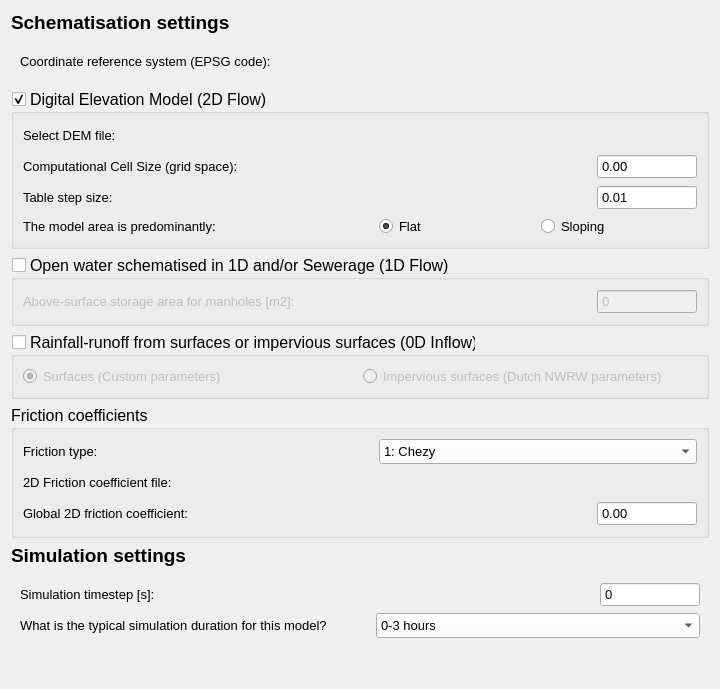
<?xml version="1.0" encoding="UTF-8"?>
<ui version="4.0">
 <class>Form</class>
 <widget class="QWidget" name="Form">
  <property name="geometry">
   <rect>
    <x>0</x>
    <y>0</y>
    <width>720</width>
    <height>689</height>
   </rect>
  </property>
  <property name="minimumSize">
   <size>
    <width>720</width>
    <height>0</height>
   </size>
  </property>
  <property name="palette">
   <palette>
    <active>
     <colorrole role="Button">
      <brush brushstyle="SolidPattern">
       <color alpha="255">
        <red>255</red>
        <green>255</green>
        <blue>255</blue>
       </color>
      </brush>
     </colorrole>
    </active>
    <inactive>
     <colorrole role="Button">
      <brush brushstyle="SolidPattern">
       <color alpha="255">
        <red>255</red>
        <green>255</green>
        <blue>255</blue>
       </color>
      </brush>
     </colorrole>
    </inactive>
    <disabled>
     <colorrole role="Button">
      <brush brushstyle="SolidPattern">
       <color alpha="255">
        <red>255</red>
        <green>255</green>
        <blue>255</blue>
       </color>
      </brush>
     </colorrole>
    </disabled>
   </palette>
  </property>
  <property name="font">
   <font>
    <family>Segoe UI</family>
   </font>
  </property>
  <property name="windowTitle">
   <string>Form</string>
  </property>
  <layout class="QGridLayout" name="gridLayout">
   <item row="0" column="0" colspan="4">
    <layout class="QVBoxLayout" name="svg_lout">
     <property name="bottomMargin">
      <number>0</number>
     </property>
    </layout>
   </item>
   <item row="1" column="0">
    <widget class="QLabel" name="label_6">
     <property name="font">
      <font>
       <pointsize>14</pointsize>
       <weight>75</weight>
       <bold>true</bold>
      </font>
     </property>
     <property name="text">
      <string>Schematisation settings</string>
     </property>
    </widget>
   </item>
   <item row="10" column="0">
    <widget class="QLabel" name="label_12">
     <property name="font">
      <font>
       <pointsize>14</pointsize>
       <weight>75</weight>
       <bold>true</bold>
      </font>
     </property>
     <property name="text">
      <string>Simulation settings</string>
     </property>
    </widget>
   </item>
   <item row="5" column="0" rowspan="2" colspan="4">
    <widget class="QGroupBox" name="use_2d_flow">
     <property name="font">
      <font>
       <pointsize>12</pointsize>
      </font>
     </property>
     <property name="title">
      <string>Digital Elevation Model (2D Flow) </string>
     </property>
     <property name="checkable">
      <bool>true</bool>
     </property>
     <layout class="QGridLayout" name="gridLayout_2">
      <item row="3" column="2" colspan="2">
       <widget class="QgsDoubleSpinBox" name="table_step_size">
        <property name="minimumSize">
         <size>
          <width>100</width>
          <height>25</height>
         </size>
        </property>
        <property name="font">
         <font>
          <pointsize>10</pointsize>
         </font>
        </property>
        <property name="buttonSymbols">
         <enum>QAbstractSpinBox::NoButtons</enum>
        </property>
        <property name="minimum">
         <double>0.010000000000000</double>
        </property>
        <property name="maximum">
         <double>1.000000000000000</double>
        </property>
        <property name="singleStep">
         <double>0.050000000000000</double>
        </property>
       </widget>
      </item>
      <item row="2" column="2" colspan="2">
       <widget class="QgsDoubleSpinBox" name="grid_space">
        <property name="minimumSize">
         <size>
          <width>100</width>
          <height>25</height>
         </size>
        </property>
        <property name="font">
         <font>
          <pointsize>10</pointsize>
         </font>
        </property>
        <property name="buttonSymbols">
         <enum>QAbstractSpinBox::NoButtons</enum>
        </property>
       </widget>
      </item>
      <item row="0" column="1" colspan="3">
       <widget class="QgsFileWidget" name="dem_file">
        <property name="minimumSize">
         <size>
          <width>0</width>
          <height>25</height>
         </size>
        </property>
        <property name="font">
         <font>
          <pointsize>10</pointsize>
         </font>
        </property>
        <property name="dialogTitle">
         <string>Select DEM file</string>
        </property>
        <property name="filter">
         <string>GeoTIFF (*.tif *.TIF *.tiff *.TIFF)</string>
        </property>
       </widget>
      </item>
      <item row="3" column="0">
       <widget class="QLabel" name="label_4">
        <property name="font">
         <font>
          <pointsize>10</pointsize>
         </font>
        </property>
        <property name="text">
         <string>Table step size:</string>
        </property>
       </widget>
      </item>
      <item row="0" column="0">
       <widget class="QLabel" name="label">
        <property name="minimumSize">
         <size>
          <width>350</width>
          <height>0</height>
         </size>
        </property>
        <property name="font">
         <font>
          <pointsize>10</pointsize>
         </font>
        </property>
        <property name="text">
         <string>Select DEM file:</string>
        </property>
       </widget>
      </item>
      <item row="2" column="0">
       <widget class="QLabel" name="label_3">
        <property name="font">
         <font>
          <pointsize>10</pointsize>
         </font>
        </property>
        <property name="text">
         <string>Computational Cell Size (grid space):</string>
        </property>
       </widget>
      </item>
      <item row="4" column="0">
       <widget class="QLabel" name="label_5">
        <property name="font">
         <font>
          <pointsize>10</pointsize>
         </font>
        </property>
        <property name="text">
         <string>The model area is predominantly:</string>
        </property>
       </widget>
      </item>
      <item row="4" column="1" colspan="3">
       <layout class="QHBoxLayout" name="horizontalLayout">
        <property name="bottomMargin">
         <number>0</number>
        </property>
        <item>
         <widget class="QRadioButton" name="frict_shallow_water_correction_flat">
          <property name="font">
           <font>
            <pointsize>10</pointsize>
           </font>
          </property>
          <property name="text">
           <string>Flat</string>
          </property>
          <property name="checked">
           <bool>true</bool>
          </property>
         </widget>
        </item>
        <item>
         <widget class="QRadioButton" name="frict_shallow_water_correction_sloping">
          <property name="font">
           <font>
            <pointsize>10</pointsize>
           </font>
          </property>
          <property name="toolTip">
           <string>calculate from DEM in background; sloping = median slope is &gt; 5%</string>
          </property>
          <property name="text">
           <string>Sloping</string>
          </property>
         </widget>
        </item>
       </layout>
      </item>
      <item row="2" column="1">
       <spacer name="horizontalSpacer_2">
        <property name="orientation">
         <enum>Qt::Horizontal</enum>
        </property>
        <property name="sizeHint" stdset="0">
         <size>
          <width>40</width>
          <height>20</height>
         </size>
        </property>
       </spacer>
      </item>
     </layout>
    </widget>
   </item>
   <item row="7" column="0" colspan="4">
    <widget class="QGroupBox" name="use_1d_flow">
     <property name="font">
      <font>
       <pointsize>12</pointsize>
      </font>
     </property>
     <property name="title">
      <string>Open water schematised in 1D and/or Sewerage (1D Flow)</string>
     </property>
     <property name="checkable">
      <bool>true</bool>
     </property>
     <property name="checked">
      <bool>false</bool>
     </property>
     <layout class="QGridLayout" name="gridLayout_3">
      <item row="0" column="1">
       <spacer name="horizontalSpacer_3">
        <property name="orientation">
         <enum>Qt::Horizontal</enum>
        </property>
        <property name="sizeHint" stdset="0">
         <size>
          <width>40</width>
          <height>20</height>
         </size>
        </property>
       </spacer>
      </item>
      <item row="0" column="0">
       <widget class="QLabel" name="label_7">
        <property name="minimumSize">
         <size>
          <width>350</width>
          <height>0</height>
         </size>
        </property>
        <property name="font">
         <font>
          <pointsize>10</pointsize>
         </font>
        </property>
        <property name="text">
         <string>Above-surface storage area for manholes [m2]:</string>
        </property>
        <property name="wordWrap">
         <bool>false</bool>
        </property>
       </widget>
      </item>
      <item row="0" column="2" colspan="2">
       <widget class="QgsSpinBox" name="manhole_storage_area">
        <property name="minimumSize">
         <size>
          <width>100</width>
          <height>25</height>
         </size>
        </property>
        <property name="font">
         <font>
          <pointsize>10</pointsize>
         </font>
        </property>
        <property name="buttonSymbols">
         <enum>QAbstractSpinBox::NoButtons</enum>
        </property>
       </widget>
      </item>
     </layout>
    </widget>
   </item>
   <item row="9" column="0" colspan="4">
    <widget class="QGroupBox" name="groupBox_4">
     <property name="font">
      <font>
       <pointsize>12</pointsize>
      </font>
     </property>
     <property name="title">
      <string>Friction coefficients</string>
     </property>
     <layout class="QGridLayout" name="gridLayout_5">
      <item row="3" column="2">
       <widget class="QgsDoubleSpinBox" name="frict_coef">
        <property name="minimumSize">
         <size>
          <width>100</width>
          <height>25</height>
         </size>
        </property>
        <property name="font">
         <font>
          <pointsize>10</pointsize>
         </font>
        </property>
        <property name="buttonSymbols">
         <enum>QAbstractSpinBox::NoButtons</enum>
        </property>
       </widget>
      </item>
      <item row="2" column="0">
       <widget class="QLabel" name="label_10">
        <property name="font">
         <font>
          <pointsize>10</pointsize>
         </font>
        </property>
        <property name="text">
         <string>2D Friction coefficient file:</string>
        </property>
       </widget>
      </item>
      <item row="0" column="0">
       <widget class="QLabel" name="label_9">
        <property name="minimumSize">
         <size>
          <width>350</width>
          <height>0</height>
         </size>
        </property>
        <property name="font">
         <font>
          <pointsize>10</pointsize>
         </font>
        </property>
        <property name="text">
         <string>Friction type:</string>
        </property>
       </widget>
      </item>
      <item row="3" column="0">
       <widget class="QLabel" name="label_11">
        <property name="font">
         <font>
          <pointsize>10</pointsize>
         </font>
        </property>
        <property name="text">
         <string>Global 2D friction coefficient:</string>
        </property>
       </widget>
      </item>
      <item row="3" column="1">
       <spacer name="horizontalSpacer">
        <property name="orientation">
         <enum>Qt::Horizontal</enum>
        </property>
        <property name="sizeHint" stdset="0">
         <size>
          <width>40</width>
          <height>20</height>
         </size>
        </property>
       </spacer>
      </item>
      <item row="0" column="1" colspan="2">
       <widget class="QComboBox" name="frict_type">
        <property name="minimumSize">
         <size>
          <width>0</width>
          <height>25</height>
         </size>
        </property>
        <property name="font">
         <font>
          <pointsize>10</pointsize>
         </font>
        </property>
        <item>
         <property name="text">
          <string>1: Chezy</string>
         </property>
        </item>
        <item>
         <property name="text">
          <string>2: Manning</string>
         </property>
        </item>
       </widget>
      </item>
      <item row="2" column="1" colspan="2">
       <widget class="QgsFileWidget" name="frict_coef_file">
        <property name="minimumSize">
         <size>
          <width>0</width>
          <height>25</height>
         </size>
        </property>
        <property name="font">
         <font>
          <pointsize>10</pointsize>
         </font>
        </property>
        <property name="dialogTitle">
         <string>Select 2D Friction coefficient file</string>
        </property>
        <property name="filter">
         <string>GeoTIFF (*.tif *.TIF *.tiff *.TIFF)</string>
        </property>
       </widget>
      </item>
     </layout>
    </widget>
   </item>
   <item row="8" column="0" colspan="4">
    <widget class="QGroupBox" name="use_0d_inflow">
     <property name="font">
      <font>
       <pointsize>12</pointsize>
      </font>
     </property>
     <property name="title">
      <string>Rainfall-runoff from surfaces or impervious surfaces (0D Inflow)</string>
     </property>
     <property name="checkable">
      <bool>true</bool>
     </property>
     <property name="checked">
      <bool>false</bool>
     </property>
     <layout class="QGridLayout" name="gridLayout_4">
      <item row="0" column="0">
       <widget class="QRadioButton" name="use_0d_inflow_surfaces">
        <property name="font">
         <font>
          <pointsize>10</pointsize>
         </font>
        </property>
        <property name="text">
         <string>Surfaces (Custom parameters)</string>
        </property>
        <property name="checked">
         <bool>true</bool>
        </property>
       </widget>
      </item>
      <item row="0" column="1">
       <widget class="QRadioButton" name="use_0d_inflow_impervious_surfaces">
        <property name="font">
         <font>
          <pointsize>10</pointsize>
         </font>
        </property>
        <property name="text">
         <string>Impervious surfaces (Dutch NWRW parameters)</string>
        </property>
       </widget>
      </item>
     </layout>
    </widget>
   </item>
   <item row="11" column="0" colspan="4">
    <widget class="QWidget" name="widget" native="true">
     <layout class="QGridLayout" name="gridLayout_6">
      <item row="0" column="2">
       <widget class="QgsSpinBox" name="sim_time_step">
        <property name="minimumSize">
         <size>
          <width>100</width>
          <height>25</height>
         </size>
        </property>
        <property name="font">
         <font>
          <pointsize>10</pointsize>
         </font>
        </property>
        <property name="buttonSymbols">
         <enum>QAbstractSpinBox::NoButtons</enum>
        </property>
       </widget>
      </item>
      <item row="0" column="0">
       <widget class="QLabel" name="label_13">
        <property name="minimumSize">
         <size>
          <width>350</width>
          <height>0</height>
         </size>
        </property>
        <property name="font">
         <font>
          <pointsize>10</pointsize>
         </font>
        </property>
        <property name="text">
         <string>Simulation timestep [s]:</string>
        </property>
       </widget>
      </item>
      <item row="1" column="0">
       <widget class="QLabel" name="label_14">
        <property name="font">
         <font>
          <pointsize>10</pointsize>
         </font>
        </property>
        <property name="text">
         <string>What is the typical simulation duration for this model?</string>
        </property>
        <property name="textFormat">
         <enum>Qt::PlainText</enum>
        </property>
        <property name="wordWrap">
         <bool>false</bool>
        </property>
       </widget>
      </item>
      <item row="0" column="1">
       <spacer name="horizontalSpacer_4">
        <property name="orientation">
         <enum>Qt::Horizontal</enum>
        </property>
        <property name="sizeHint" stdset="0">
         <size>
          <width>40</width>
          <height>20</height>
         </size>
        </property>
       </spacer>
      </item>
      <item row="1" column="1" colspan="2">
       <widget class="QComboBox" name="output_time_step">
        <property name="minimumSize">
         <size>
          <width>0</width>
          <height>25</height>
         </size>
        </property>
        <property name="font">
         <font>
          <pointsize>10</pointsize>
         </font>
        </property>
        <item>
         <property name="text">
          <string>0-3 hours</string>
         </property>
        </item>
        <item>
         <property name="text">
          <string>3-12 hours</string>
         </property>
        </item>
        <item>
         <property name="text">
          <string>12-24 hours</string>
         </property>
        </item>
        <item>
         <property name="text">
          <string>&gt; 24 hours</string>
         </property>
        </item>
       </widget>
      </item>
     </layout>
    </widget>
   </item>
   <item row="3" column="0" colspan="4">
    <widget class="QWidget" name="widget_2" native="true">
     <layout class="QGridLayout" name="gridLayout_7">
      <item row="0" column="0">
       <widget class="QLabel" name="label_2">
        <property name="minimumSize">
         <size>
          <width>350</width>
          <height>0</height>
         </size>
        </property>
        <property name="font">
         <font>
          <pointsize>10</pointsize>
         </font>
        </property>
        <property name="text">
         <string>Coordinate reference system (EPSG code):</string>
        </property>
       </widget>
      </item>
      <item row="0" column="1">
       <widget class="QgsProjectionSelectionWidget" name="epsg_code">
        <property name="minimumSize">
         <size>
          <width>0</width>
          <height>25</height>
         </size>
        </property>
        <property name="font">
         <font>
          <pointsize>10</pointsize>
         </font>
        </property>
       </widget>
      </item>
     </layout>
    </widget>
   </item>
   <item row="12" column="0">
    <spacer name="verticalSpacer">
     <property name="orientation">
      <enum>Qt::Vertical</enum>
     </property>
     <property name="sizeHint" stdset="0">
      <size>
       <width>20</width>
       <height>40</height>
      </size>
     </property>
    </spacer>
   </item>
  </layout>
 </widget>
 <customwidgets>
  <customwidget>
   <class>QgsDoubleSpinBox</class>
   <extends>QDoubleSpinBox</extends>
   <header>qgsdoublespinbox.h</header>
  </customwidget>
  <customwidget>
   <class>QgsFileWidget</class>
   <extends>QWidget</extends>
   <header>qgsfilewidget.h</header>
  </customwidget>
  <customwidget>
   <class>QgsProjectionSelectionWidget</class>
   <extends>QWidget</extends>
   <header>qgsprojectionselectionwidget.h</header>
  </customwidget>
  <customwidget>
   <class>QgsSpinBox</class>
   <extends>QSpinBox</extends>
   <header>qgsspinbox.h</header>
  </customwidget>
 </customwidgets>
 <resources/>
 <connections/>
</ui>
